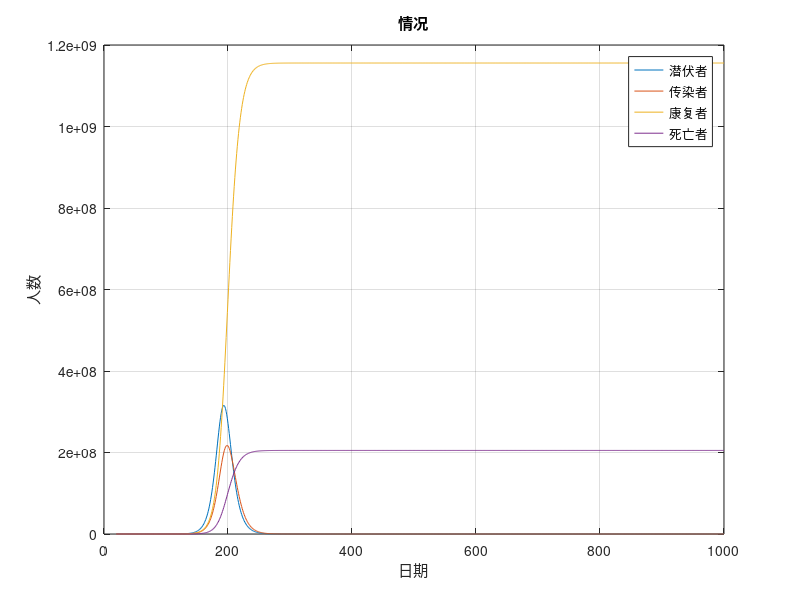

Here is the MATLAB script that generated this plot:
%SEIR模型
clear;clc;
%参数设置
N=1400000000;%人口数
I=1;%传染者
R=0;%康复者
D=0;%死亡患者数量
E=0;%潜伏者
S=N-I;%易感染者
r=1;%接触病患的人数
a=0.125;%潜伏者患病概率
B=0.6;%感染概率
y=0.143;%康复概率
k=0.025373
T=20:1000;
for idx =1:length(T)-1
    S(idx+1)=S(idx)-r*B*I(idx)*S(idx)/N;%易感人数迭代
    E(idx+1)=E(idx)+r*B*S(idx)*I(idx)/N-a*E(idx)%潜伏者人数迭代
    I(idx+1)=I(idx)+a*E(idx)-(y+k)*I(idx);%患病人数迭代
    R(idx+1)=R(idx)+y*I(idx);%康复人数迭代 
    D(idx+1)=D(idx)+k*I(idx);%死亡患者人数迭代
end
plot(T,S,T,E,T,I,T,R,T,D);
grid on;
xlabel('日期');
ylabel('人数');
legend('易感者','潜伏者','传染者','康复者','死亡者');
title('SEIR模型');
plot(T,E,T,I,T,R,T,D);
grid on;
xlabel('日期');
ylabel('人数');
legend('潜伏者','传染者','康复者','死亡者');
title('情况');

